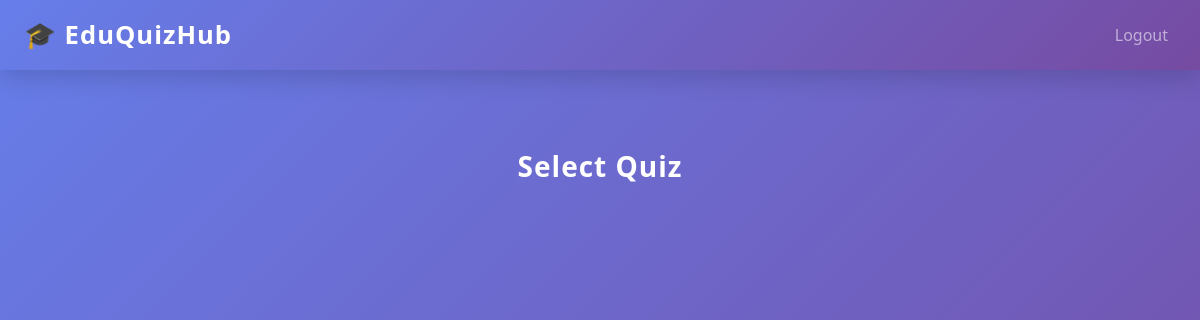
The app's page /admin/select-quiz-for-results (signed in), older data.
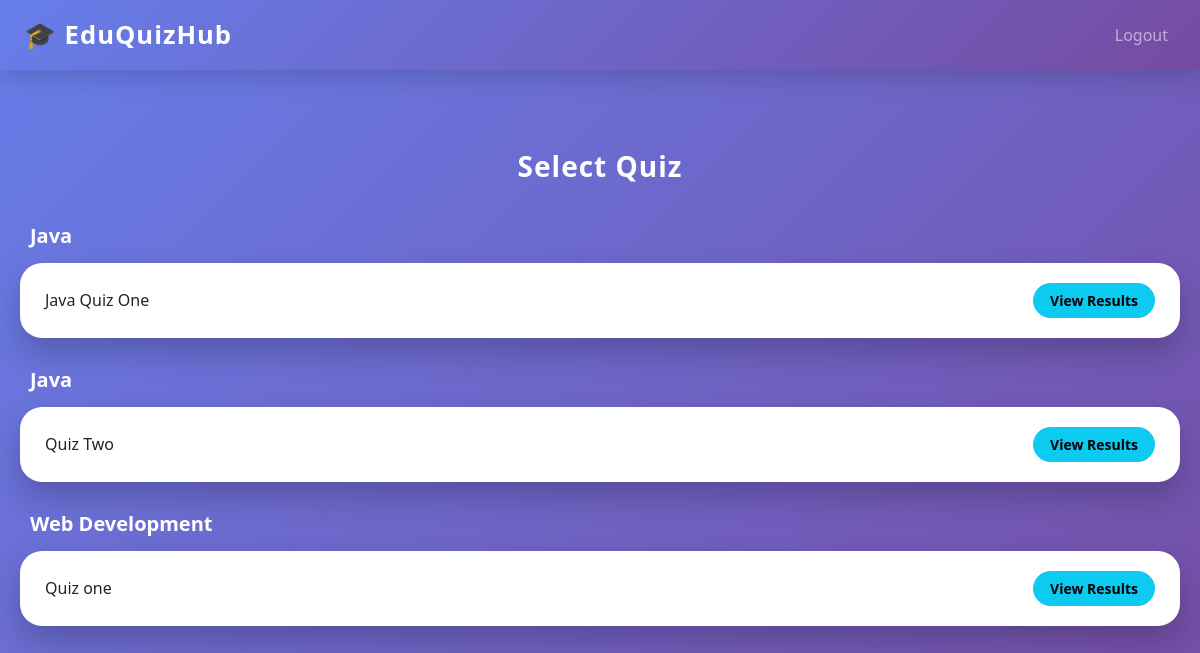
The same page, newer data.
### tables this page shows
CREATE TABLE quizzes (
    id INTEGER PRIMARY KEY AUTOINCREMENT,
    module_id INTEGER NOT NULL,
    title TEXT NOT NULL,
    time_limit INTEGER,
    is_active INTEGER DEFAULT 0,
    FOREIGN KEY (module_id) REFERENCES modules(id)
);

CREATE TABLE modules (
    id INTEGER PRIMARY KEY AUTOINCREMENT,
    name TEXT NOT NULL
);

### app.py (the view)
@app.route("/admin/select-quiz-for-results")
def select_quiz_for_results():
    if session.get("role") != "admin":
        flash("Unauthorized access", "danger")
        return redirect(url_for("login"))
    quizzes = get_quizzes_with_module_names()
    return render_template(
        "select_quiz.html",
        quizzes=quizzes,
        action="view_results"
    )

### db/db.py (called while the page is built)
def get_db_connection():
    conn = sqlite3.connect(DB_NAME)
    conn.row_factory = sqlite3.Row
    return conn

def get_quizzes_with_module_names():
    with get_db_connection() as conn:
        return conn.execute(
            """
            SELECT quizzes.*, modules.name AS module_name
            FROM quizzes
            JOIN modules ON quizzes.module_id = modules.id
            ORDER BY modules.name, quizzes.title
            """
        ).fetchall()

### templates/select_quiz.html (shortened to what this page needs)
{% extends "base.html" %}
{% block content %}
<h3>Select Quiz</h3>
{% set current_module = None %}
{% for quiz in quizzes %}
    {% if current_module != quiz.module_name %}
        {% if not loop.first %}
            </div>
        {% endif %}
        <h5>{{ quiz.module_name }}</h5>
        <div class="module-group">
        {% set current_module = quiz.module_name %}
    {% endif %}
    <div class="quiz-card">
        <span>{{ quiz.title }}</span>
        {% if action == "add_questions" %}
            <a href="{{ url_for('add_questions', quiz_id=quiz.id) }}" class="btn btn-primary btn-sm">
                Add Questions
            </a>
        {% elif action == "publish_quiz" %}
            <a href="{{ url_for('publish_quiz', quiz_id=quiz.id) }}" class="btn btn-success btn-sm">
                Publish Quiz
            </a>
        {% elif action == "view_results" %}
            <a href="{{ url_for('view_results', quiz_id=quiz.id) }}" class="btn btn-info btn-sm">
                View Results
            </a>
        {% endif %}
    </div>
    {% if loop.last %}
        </div>
    {% endif %}
{% endfor %}
{% endblock %}

### templates/base.html (shortened to what this page needs)
<!DOCTYPE html>
<html lang="en">
<head>
    <link href="https://cdn.jsdelivr.net/npm/bootstrap@5.3.3/dist/css/bootstrap.min.css" rel="stylesheet">
    <link rel="stylesheet" href="{{ url_for('static', filename='css/style.css') }}">
</head>
<body>
<nav class="navbar navbar-expand-lg navbar-dark fixed-top">
    <div class="container-fluid px-4">
        <a class="navbar-brand" href="{{ url_for('home') }}">🎓 EduQuizHub</a>
        <div class="collapse navbar-collapse" id="navbarNav">
            <ul class="navbar-nav ms-auto align-items-center">
                {% if session.get('user_id') %}
                    <li class="nav-item">
                        <a class="nav-link" href="{{ url_for('logout') }}">Logout</a>
                    </li>
                {% endif %}
            </ul>
        </div>
    </div>
</nav>
<div class="page-container">
    {% block content %}{% endblock %}
</div>
</body>
</html>

### static/css/style.css (style rules this page uses)
body { background-color: #f8f9fa; }
h1, h2, h3 { color: #0d6efd; }

### templates/base.html (style rules this page uses)
html, body { width: 100%; margin: 0; padding: 0; overflow-x: hidden; font-family: "Segoe UI", sans-serif; background: #f4f6fb; }
.navbar { background: linear-gradient(135deg, #667eea, #764ba2); box-shadow: 0 8px 25px rgba(0,0,0,0.15); height: 70px; }
.navbar-brand { font-size: 1.6rem; font-weight: 800; letter-spacing: 1px; animation: glow 2s infinite alternate; }
.nav-link { font-weight: 500; margin-left: 14px; position: relative; transition: all 0.3s ease; }
.nav-link::after { content: ""; position: absolute; width: 0; height: 2px; background: #fff; left: 0; bottom: 0; transition: width 0.3s ease; }
.page-container { width: 100%; margin: 0; padding: 120px 20px 20px 20px; animation: fadeIn 0.6s ease; min-height: calc(100vh - 70px); }

### templates/select_quiz.html (style rules this page uses)
body { background: linear-gradient(135deg, #667eea, #764ba2); min-height: 100vh; padding: 30px 0; }
h3 { color: #fff; font-weight: 800; text-align: center; margin-bottom: 40px; letter-spacing: 1px; animation: fadeDown 0.8s ease-in-out; }
h5 { color: #fff; font-weight: 700; margin-bottom: 15px; margin-left: 10px; }
.quiz-card { background: #ffffff; border-radius: 22px; padding: 20px 25px; margin-bottom: 20px; display: flex; justify-content: space-between; align-items: center; transition: all 0.35s ease; box-shadow: 0 15px 30px rgba(0,0,0,0.2); }
.btn-sm { border-radius: 20px; font-weight: 600; padding: 6px 16px; transition: all 0.3s ease; }
.module-group { margin-bottom: 30px; }

Row changes from the older to the newer data that the page shows:
added quizzes: module_name "Java", title "Java Quiz One"
added quizzes: module_name "Java", title "Quiz Two"
added quizzes: module_name "Web Development", title "Quiz one"
